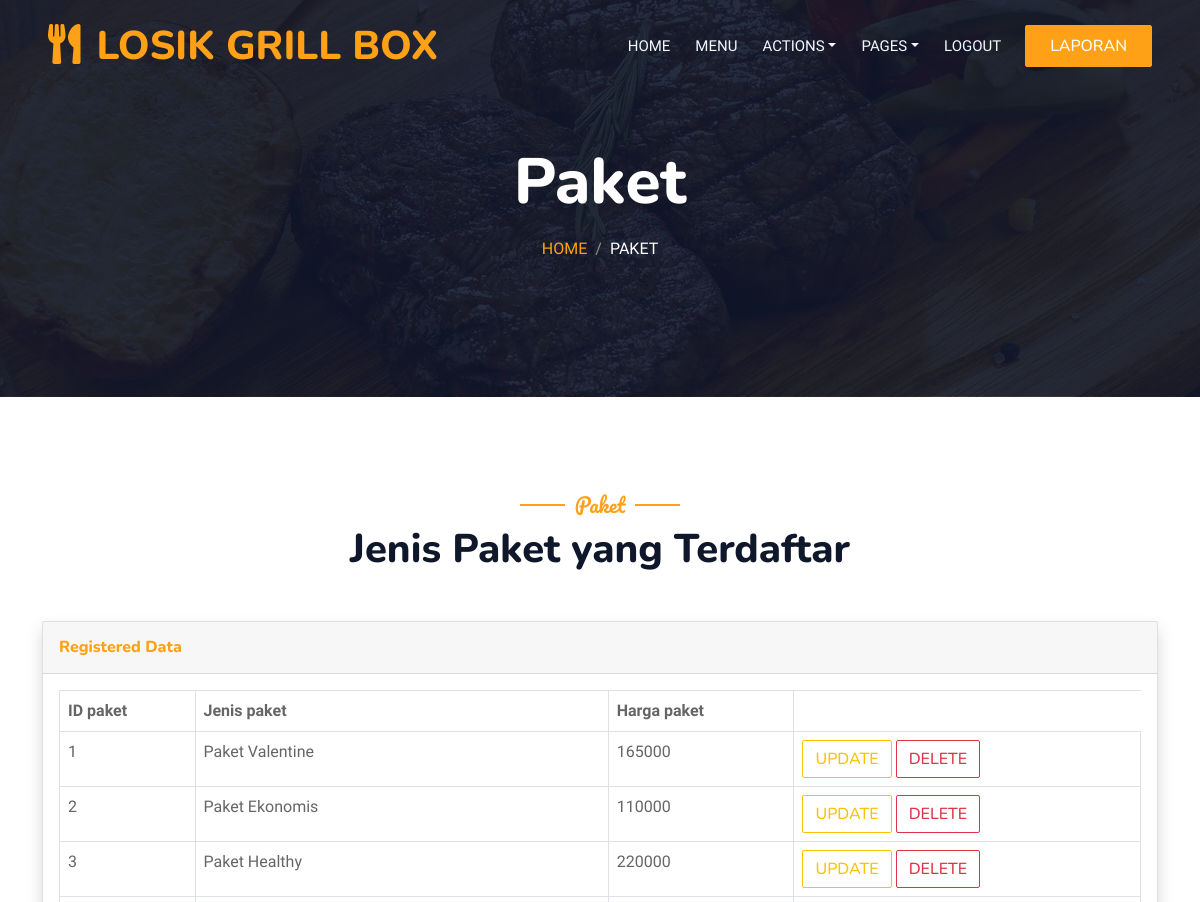
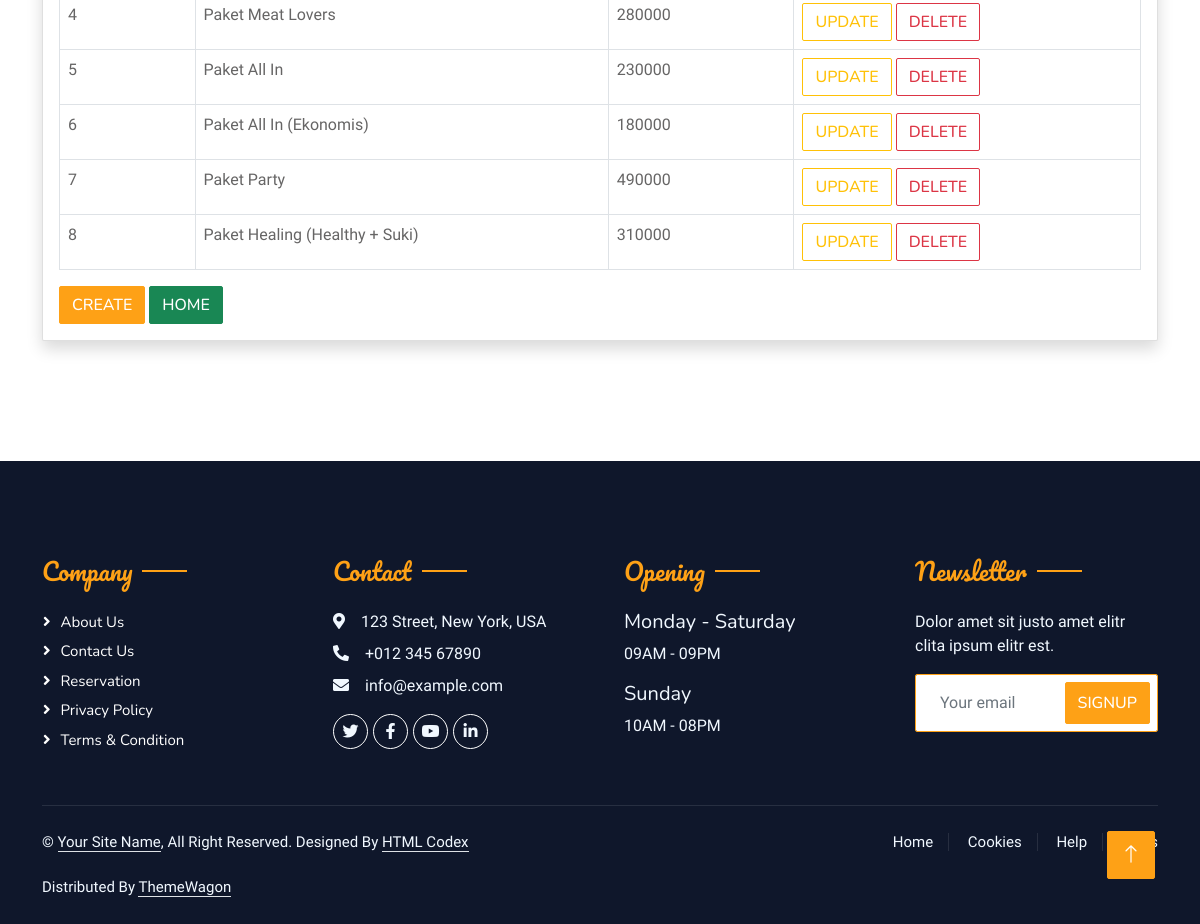
Page /paket (signed in) on the committed database (2 pictures, top to bottom).
### grill/models.py (models this page shows, shortened)
class paket(models.Model):
    id_paket = models.AutoField(primary_key=True)
    jenis_paket = models.CharField(max_length=50)
    harga_paket = models.IntegerField()

### grill/decorators.py (the view)
        def wrap(request,*args, **kwargs):
            group = None
            if request.user.groups.exists():
                group = request.user.groups.all()[0].name
            if group in allowed_roles:
                return func(request, *args, **kwargs)
            else:
                return render(request, 'logins/404.html')

### grill/context_processors.py (called while the page is built)
def asadmin(request):
    return {'asadmin':request.user.groups.filter(name='admin').exists()}

def asowner(request):
    return {'asowner':request.user.groups.filter(name='owner').exists()}

### grill/views.py (called while the page is built)
@login_required(login_url="login")
@role_required(["owner","admin"])
def paket(request):
    paketobj = models.paket.objects.all()
    return render(request, 'paket/paket.html',
                  {'paketobj': paketobj})

### grill/templates/paket/paket.html (shortened to what this page needs)
{% load static %}
<!DOCTYPE html>
<html lang="en">
<head>
    <link href="https://cdnjs.cloudflare.com/ajax/libs/font-awesome/5.10.0/css/all.min.css" rel="stylesheet">
    <link href="https://cdn.jsdelivr.net/npm/bootstrap-icons@1.4.1/font/bootstrap-icons.css" rel="stylesheet">
    <link href="{% static 'lib/animate/animate.min.css' %}" rel="stylesheet">
    <link href="{% static 'lib/owlcarousel/assets/owl.carousel.min.css' %}" rel="stylesheet">
    <link href="{% static 'lib/tempusdominus/css/tempusdominus-bootstrap-4.min.css' %}" rel="stylesheet" />
    <link href="{% static 'css/bootstrap.min.css' %}" rel="stylesheet">
    <link href="{% static 'css/style.css' %}" rel="stylesheet">
</head>
<body>
    <div class="container-xxl bg-white p-0">
        <div class="container-xxl position-relative p-0">
            <nav class="navbar navbar-expand-lg navbar-dark bg-dark px-4 px-lg-5 py-3 py-lg-0">
                <a href="" class="navbar-brand p-0">
                    <h1 class="text-primary m-0"><i class="fa fa-utensils me-3"></i>LOSIK GRILL BOX</h1>
                </a>
                <div class="collapse navbar-collapse" id="navbarCollapse">
                    <div class="navbar-nav ms-auto py-0 pe-4">
                        <a href="{% url 'login' %}" class="nav-item nav-link">Home</a>
                        <a href="{% url 'paket' %}" class="nav-item nav-link">Menu</a>
                        <div class="nav-item dropdown">
                            {% if asowner %}
                            <a href="#" class="nav-link dropdown-toggle" data-bs-toggle="dropdown">Actions</a>
                            {% endif %}
                        </div>
                        <div class="nav-item dropdown">
                            <a href="#" class="nav-link dropdown-toggle" data-bs-toggle="dropdown">Pages</a>
                        </div>
                        <a href="{% url 'performlogout' %}" class="nav-item nav-link">Logout</a>
                    </div>
                    {% if asowner %}
                    <a href="{% url 'laporan' %}" class="btn btn-primary py-2 px-4">Laporan</a>
                    {% endif %}
                </div>
            </nav>
            <div class="container-xxl py-5 bg-dark hero-header mb-5">
                <div class="container text-center my-5 pt-5 pb-4">
                    <h1 class="display-3 text-white mb-3 animated slideInDown">Paket</h1>
                    <nav aria-label="breadcrumb">
                        <ol class="breadcrumb justify-content-center text-uppercase">
                            <li class="breadcrumb-item"><a href="{% url 'login' %}">Home</a></li>
                            <li class="breadcrumb-item text-white active" aria-current="page">Paket</li>
                        </ol>
                    </nav>
                </div>
            </div>
        </div>
        <div class="container-xxl py-5">
            <div class="container">
                <div class="text-center wow fadeInUp" data-wow-delay="0.1s">
                    <h5 class="section-title ff-secondary text-center text-primary fw-normal">Paket</h5>
                    <h1 class="mb-5">Jenis Paket yang Terdaftar</h1>
                </div>
                <div class="card shadow mb-4">
                    <div class="card-header py-3">
                        <h6 class="m-0 font-weight-bold text-primary">Registered Data</h6>
                    </div>
                    <div class="card-body">
                        <div class="table-responsive">
                            <table class="table table-bordered" id="dataTable" width="100%" cellspacing="0">
                                <thead>
                                    <tr>
                                        <th>ID paket</th>
                                        <th>Jenis paket</th>
                                        <th>Harga paket</th>
                                    </tr>
                                </thead>
                                <tbody>
                                    {% for item in paketobj %}
                                    <tr>
                                        <td>{{ item.id_paket }}</td>
                                        <td>{{ item.jenis_paket }}</td>
                                        <td>{{ item.harga_paket }}</td>
                                        <td>
                                            <a href="{% url 'upaket' item.id_paket %}"><button class="btn btn-outline-warning">Update</button></a>
                                            <a href="{% url 'dpaket' item.id_paket  %}"><button class="btn btn-outline-danger">Delete</button></a>
                                        </td>
                                    </tr>
                                    {% endfor %}
                                </table>
                            </body>
                            <a href="{% url 'cpaket' %}"><button class="btn btn-primary ">Create</button></a>
                            <a href="{% url 'login' %}"><button class="btn btn-success">Home</button></a>
        <div class="container-fluid bg-dark text-light footer pt-5 mt-5 wow fadeIn" data-wow-delay="0.1s">
            <div class="container py-5">
                <div class="row g-5">
                    <div class="col-lg-3 col-md-6">
                        <h4 class="section-title ff-secondary text-start text-primary fw-normal mb-4">Company</h4>
                        <a class="btn btn-link" href="">About Us</a>
                        <a class="btn btn-link" href="">Contact Us</a>
                        <a class="btn btn-link" href="">Reservation</a>
                        <a class="btn btn-link" href="">Privacy Policy</a>
                        <a class="btn btn-link" href="">Terms & Condition</a>
                    </div>
                    <div class="col-lg-3 col-md-6">
                        <h4 class="section-title ff-secondary text-start text-primary fw-normal mb-4">Contact</h4>
                        <p class="mb-2"><i class="fa fa-map-marker-alt me-3"></i>123 Street, New York, USA</p>
                        <p class="mb-2"><i class="fa fa-phone-alt me-3"></i>+012 345 67890</p>
                        <p class="mb-2"><i class="fa fa-envelope me-3"></i>info@example.com</p>
                        <div class="d-flex pt-2">
                            <a class="btn btn-outline-light btn-social" href=""><i class="fab fa-twitter"></i></a>
                            <a class="btn btn-outline-light btn-social" href=""><i class="fab fa-facebook-f"></i></a>
                            <a class="btn btn-outline-light btn-social" href=""><i class="fab fa-youtube"></i></a>
                            <a class="btn btn-outline-light btn-social" href=""><i class="fab fa-linkedin-in"></i></a>
                        </div>
                    </div>
                    <div class="col-lg-3 col-md-6">
                        <h4 class="section-title ff-secondary text-start text-primary fw-normal mb-4">Opening</h4>
                        <h5 class="text-light fw-normal">Monday - Saturday</h5>
                        <p>09AM - 09PM</p>
                        <h5 class="text-light fw-normal">Sunday</h5>
                        <p>10AM - 08PM</p>
                    </div>
                    <div class="col-lg-3 col-md-6">
                        <h4 class="section-title ff-secondary text-start text-primary fw-normal mb-4">Newsletter</h4>
                        <p>Dolor amet sit justo amet elitr clita ipsum elitr est.</p>
                        <div class="position-relative mx-auto" style="max-width: 400px;">
                            <input class="form-control border-primary w-100 py-3 ps-4 pe-5" type="text" placeholder="Your email">
                            <button type="button" class="btn btn-primary py-2 position-absolute top-0 end-0 mt-2 me-2">SignUp</button>
                        </div>
                    </div>
                </div>
            </div>
            <div class="container">
                <div class="copyright">
                    <div class="row">
                        <div class="col-md-6 text-center text-md-start mb-3 mb-md-0">
                            &copy; <a class="border-bottom" href="#">Your Site Name</a>, All Right Reserved.
							Designed By <a class="border-bottom" href="https://htmlcodex.com">HTML Codex</a><br><br>
                            Distributed By <a class="border-bottom" href="https://themewagon.com" target="_blank">ThemeWagon</a>
                        </div>
                        <div class="col-md-6 text-center text-md-end">
                            <div class="footer-menu">
                                <a href="">Home</a>
                                <a href="">Cookies</a>
                                <a href="">Help</a>
                                <a href="">FQAs</a>
                            </div>
                        </div>
                    </div>
                </div>
            </div>
        </div>
        <a href="#" class="btn btn-lg btn-primary btn-lg-square back-to-top"><i class="bi bi-arrow-up"></i></a>
</body>
</html>

### static/css/style.css (style rules this page uses)
:root { --primary: #FEA116; --light: #F1F8FF; --dark: #0F172B; }
.ff-secondary { font-family: 'Pacifico', cursive; }
.back-to-top { position: fixed; display: none; right: 45px; bottom: 45px; z-index: 99; }
.btn { font-family: 'Nunito', sans-serif; font-weight: 500; text-transform: uppercase; transition: .5s; }
.btn.btn-primary, .btn.btn-secondary { color: #FFFFFF; }
.btn-lg-square { width: 48px; height: 48px; }
.btn-square, .btn-sm-square, .btn-lg-square { padding: 0; display: flex; align-items: center; justify-content: center; font-weight: normal; border-radius: 2px; }
.navbar-dark .navbar-nav .nav-link { position: relative; margin-left: 25px; padding: 35px 0; font-size: 15px; color: var(--light) !important; text-transform: uppercase; font-weight: 500; outline: none; transition: .5s; }
@media (min-width: 992px) { .navbar-dark { position: absolute; width: 100%; top: 0; left: 0; z-index: 999; background: transparent !important; } }
.hero-header { background: linear-gradient(rgba(15, 23, 43, .9), rgba(15, 23, 43, .9)), url(../img/bg-hero.jpg); background-position: center center; background-repeat: no-repeat; background-size: cover; }
.breadcrumb-item + .breadcrumb-item::before { color: rgba(255, 255, 255, .5); }
.section-title { position: relative; display: inline-block; }
.section-title::before { position: absolute; content: ""; width: 45px; height: 2px; top: 50%; left: -55px; margin-top: -1px; background: var(--primary); }
.section-title::after { position: absolute; content: ""; width: 45px; height: 2px; top: 50%; right: -55px; margin-top: -1px; background: var(--primary); }
.section-title.text-start::before, .section-title.text-end::after { display: none; }
.footer .btn.btn-social { margin-right: 5px; width: 35px; height: 35px; display: flex; align-items: center; justify-content: center; color: var(--light); border: 1px solid #FFFFFF; border-radius: 35px; transition: .3s; }
.footer .btn.btn-link { display: block; margin-bottom: 5px; padding: 0; text-align: left; color: #FFFFFF; font-size: 15px; font-weight: normal; text-transform: capitalize; transition: .3s; }
.footer .btn.btn-link::before { position: relative; content: "\f105"; font-family: "Font Awesome 5 Free"; font-weight: 900; margin-right: 10px; }
.footer .copyright { padding: 25px 0; font-size: 15px; border-top: 1px solid rgba(256, 256, 256, .1); }
.footer .copyright a { color: var(--light); }
.footer .footer-menu a { margin-right: 15px; padding-right: 15px; border-right: 1px solid rgba(255, 255, 255, .1); }
.footer .footer-menu a:last-child { margin-right: 0; padding-right: 0; border-right: none; }

### rows in the picture
paket: id_paket "1", jenis_paket "Paket Valentine", harga_paket "165000"
paket: id_paket "2", jenis_paket "Paket Ekonomis", harga_paket "110000"
paket: id_paket "3", jenis_paket "Paket Healthy", harga_paket "220000"
paket: id_paket "4", jenis_paket "Paket Meat Lovers", harga_paket "280000"
paket: id_paket "5", jenis_paket "Paket All In", harga_paket "230000"
paket: id_paket "6", jenis_paket "Paket All In (Ekonomis)", harga_paket "180000"
paket: id_paket "7", jenis_paket "Paket Party", harga_paket "490000"
paket: id_paket "8", jenis_paket "Paket Healing (Healthy + Suki)", harga_paket "310000"
